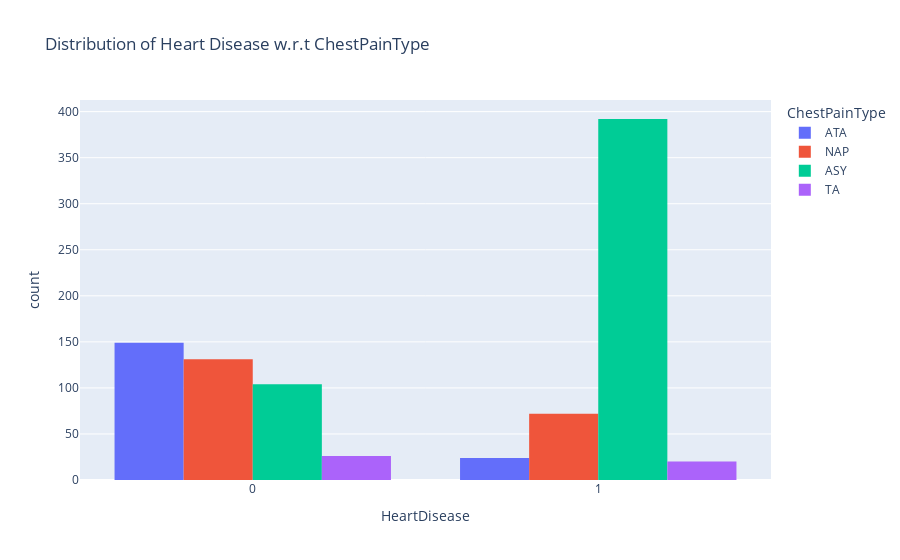

The code cell stored with this chart in its notebook:
### Code cell
## Distribution of Heart Disease w.r.t ChestPainType

fig = px.histogram(
    df,
    x = "HeartDisease",
    color = "ChestPainType",
    hover_data=df.columns,
    title="Distribution of Heart Disease w.r.t ChestPainType",
    barmode="group"
)

fig.show()

### Figure 1 — Plotly figure (JSON) as saved in the notebook; plotly's stock layout.template omitted (floating-point values rounded to 4 significant figures; data arrays with more than 128 entries replaced by an {"elided": "..."} marker saying what was removed)
{"data": [{"alignmentgroup": "True", "bingroup": "x", "hovertemplate": "ChestPainType=ATA<br>HeartDisease=%{x}<br>count=%{y}<extra></extra>", "legendgroup": "ATA", "marker": {"color": "#636efa", "pattern": {"shape": ""}}, "name": "ATA", "offsetgroup": "ATA", "orientation": "v", "showlegend": true, "type": "histogram", "x": {"elided": "173 int values"}, "xaxis": "x", "yaxis": "y"}, {"alignmentgroup": "True", "bingroup": "x", "hovertemplate": "ChestPainType=NAP<br>HeartDisease=%{x}<br>count=%{y}<extra></extra>", "legendgroup": "NAP", "marker": {"color": "#EF553B", "pattern": {"shape": ""}}, "name": "NAP", "offsetgroup": "NAP", "orientation": "v", "showlegend": true, "type": "histogram", "x": {"elided": "203 int values"}, "xaxis": "x", "yaxis": "y"}, {"alignmentgroup": "True", "bingroup": "x", "hovertemplate": "ChestPainType=ASY<br>HeartDisease=%{x}<br>count=%{y}<extra></extra>", "legendgroup": "ASY", "marker": {"color": "#00cc96", "pattern": {"shape": ""}}, "name": "ASY", "offsetgroup": "ASY", "orientation": "v", "showlegend": true, "type": "histogram", "x": {"elided": "496 int values"}, "xaxis": "x", "yaxis": "y"}, {"alignmentgroup": "True", "bingroup": "x", "hovertemplate": "ChestPainType=TA<br>HeartDisease=%{x}<br>count=%{y}<extra></extra>", "legendgroup": "TA", "marker": {"color": "#ab63fa", "pattern": {"shape": ""}}, "name": "TA", "offsetgroup": "TA", "orientation": "v", "showlegend": true, "type": "histogram", "x": [0, 1, 0, 1, 1, 0, 0, 0, 0, 1, 0, 1, 1, 1, 1, 1, 0, 1, 1, 1, 0, 1, 0, 1, 0, 0, 1, 0, 0, 0, 0, 0, 0, 0, 1, 1, 0, 0, 0, 0, 1, 0, 0, 1, 0, 1], "xaxis": "x", "yaxis": "y"}], "layout": {"barmode": "group", "legend": {"title": {"text": "ChestPainType"}, "tracegroupgap": 0}, "title": {"text": "Distribution of Heart Disease w.r.t ChestPainType"}, "xaxis": {"anchor": "y", "domain": [0, 1], "title": {"text": "HeartDisease"}}, "yaxis": {"anchor": "x", "domain": [0, 1], "title": {"text": "count"}}}}
